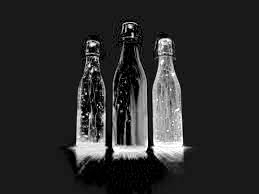
#> input picture REDbottles_1.pnm, 259 x 194 px
$ python cryptoFind.py REDbottles_1.pnm bottles_1.pnm
#> lines starting #> are read from the running program, lines starting #| are printed output that depends on the picture
import cv2
import sys
import numpy as np


#get two pictures
image_1=cv2.imread(sys.argv[1])
#> image_1 is the input picture: shape (194, 259, 3); min 0, max 255, mean 42.2
image_2= cv2.imread(sys.argv[2])
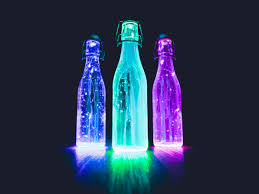
#> input picture bottles_1.pnm, 259 x 194 px
#> image_2 is the input picture: shape (194, 259, 3); mean B, G, R 84.2, 56.2, 42.2
original_image_and= np.bitwise_and(image_1,image_2);
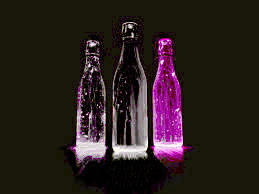
#> original_image_and: shape (194, 259, 3); mean B, G, R 28.5, 30.8, 42.2
#original_image_xor= np.invert(cv2.bitwise_xor(image_1,image_2))
cv2.imshow('Original',original_image_and)
#cv2.imshow('Original(XOR) ',original_image_xor)
cv2.waitKey(0)
cv2.destroyAllWindows()
